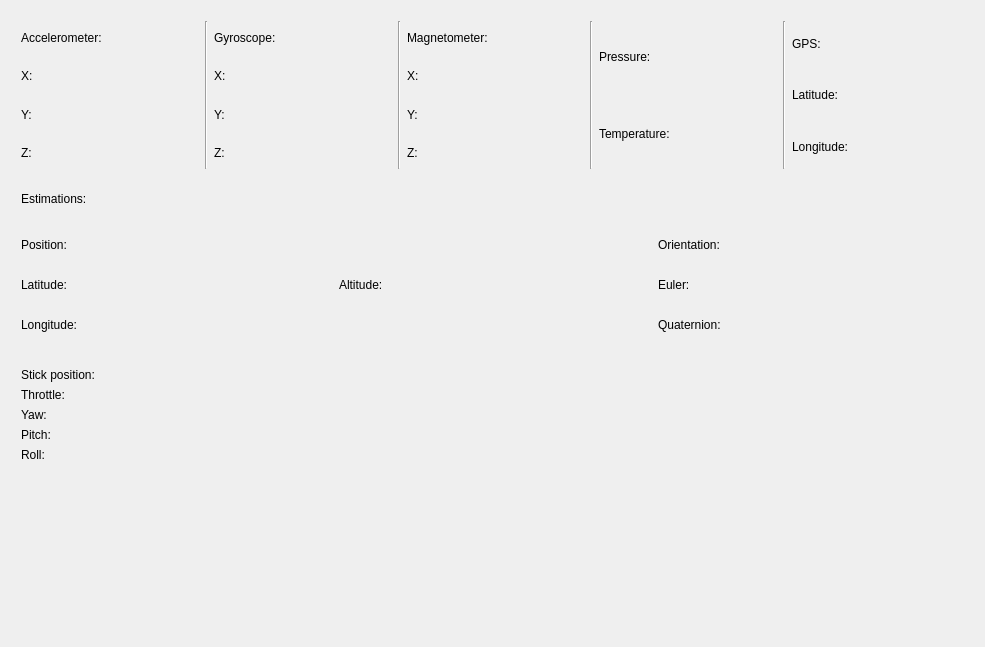
<?xml version="1.0" encoding="UTF-8"?>
<ui version="4.0">
 <class>Colibri</class>
 <widget class="QMainWindow" name="Colibri">
  <property name="geometry">
   <rect>
    <x>0</x>
    <y>0</y>
    <width>985</width>
    <height>647</height>
   </rect>
  </property>
  <property name="windowTitle">
   <string>Colibri</string>
  </property>
  <widget class="QWidget" name="centralWidget">
   <widget class="QWidget" name="verticalLayoutWidget">
    <property name="geometry">
     <rect>
      <x>0</x>
      <y>0</y>
      <width>991</width>
      <height>651</height>
     </rect>
    </property>
    <layout class="QVBoxLayout" name="verticalLayout" stretch="1,1,1,1">
     <item>
      <layout class="QHBoxLayout" name="horizontalLayout">
       <property name="leftMargin">
        <number>10</number>
       </property>
       <property name="topMargin">
        <number>10</number>
       </property>
       <property name="rightMargin">
        <number>10</number>
       </property>
       <property name="bottomMargin">
        <number>10</number>
       </property>
       <item>
        <layout class="QVBoxLayout" name="verticalLayout_3">
         <property name="sizeConstraint">
          <enum>QLayout::SetMaximumSize</enum>
         </property>
         <item>
          <widget class="QLabel" name="label_9">
           <property name="text">
            <string>Accelerometer:</string>
           </property>
          </widget>
         </item>
         <item>
          <widget class="QLabel" name="label_10">
           <property name="text">
            <string>X:</string>
           </property>
          </widget>
         </item>
         <item>
          <widget class="QLabel" name="label_12">
           <property name="text">
            <string>Y:</string>
           </property>
          </widget>
         </item>
         <item>
          <widget class="QLabel" name="label_11">
           <property name="text">
            <string>Z:</string>
           </property>
          </widget>
         </item>
        </layout>
       </item>
       <item>
        <widget class="Line" name="line_2">
         <property name="orientation">
          <enum>Qt::Vertical</enum>
         </property>
        </widget>
       </item>
       <item>
        <layout class="QVBoxLayout" name="verticalLayout_4">
         <item>
          <widget class="QLabel" name="label_5">
           <property name="text">
            <string>Gyroscope:</string>
           </property>
          </widget>
         </item>
         <item>
          <widget class="QLabel" name="label_6">
           <property name="text">
            <string>X:</string>
           </property>
          </widget>
         </item>
         <item>
          <widget class="QLabel" name="label_13">
           <property name="text">
            <string>Y:</string>
           </property>
          </widget>
         </item>
         <item>
          <widget class="QLabel" name="label_14">
           <property name="text">
            <string>Z:</string>
           </property>
          </widget>
         </item>
        </layout>
       </item>
       <item>
        <widget class="Line" name="line_3">
         <property name="orientation">
          <enum>Qt::Vertical</enum>
         </property>
        </widget>
       </item>
       <item>
        <layout class="QVBoxLayout" name="verticalLayout_5">
         <item>
          <widget class="QLabel" name="label_15">
           <property name="text">
            <string>Magnetometer:</string>
           </property>
          </widget>
         </item>
         <item>
          <widget class="QLabel" name="label_17">
           <property name="text">
            <string>X:</string>
           </property>
          </widget>
         </item>
         <item>
          <widget class="QLabel" name="label_18">
           <property name="text">
            <string>Y:</string>
           </property>
          </widget>
         </item>
         <item>
          <widget class="QLabel" name="label_16">
           <property name="text">
            <string>Z:</string>
           </property>
          </widget>
         </item>
        </layout>
       </item>
       <item>
        <widget class="Line" name="line_4">
         <property name="orientation">
          <enum>Qt::Vertical</enum>
         </property>
        </widget>
       </item>
       <item>
        <layout class="QVBoxLayout" name="verticalLayout_2">
         <item>
          <widget class="QLabel" name="label_7">
           <property name="text">
            <string>Pressure:</string>
           </property>
          </widget>
         </item>
         <item>
          <widget class="QLabel" name="label_8">
           <property name="text">
            <string>Temperature:</string>
           </property>
          </widget>
         </item>
        </layout>
       </item>
       <item>
        <widget class="Line" name="line_5">
         <property name="orientation">
          <enum>Qt::Vertical</enum>
         </property>
        </widget>
       </item>
       <item>
        <layout class="QVBoxLayout" name="verticalLayout_6">
         <item>
          <widget class="QLabel" name="label_4">
           <property name="text">
            <string>GPS:</string>
           </property>
          </widget>
         </item>
         <item>
          <widget class="QLabel" name="label_19">
           <property name="text">
            <string>Latitude:</string>
           </property>
          </widget>
         </item>
         <item>
          <widget class="QLabel" name="label_20">
           <property name="text">
            <string>Longitude:</string>
           </property>
          </widget>
         </item>
        </layout>
       </item>
      </layout>
     </item>
     <item>
      <layout class="QVBoxLayout" name="verticalLayout_7" stretch="1,5">
       <property name="leftMargin">
        <number>10</number>
       </property>
       <item>
        <widget class="QLabel" name="label">
         <property name="text">
          <string>Estimations:</string>
         </property>
        </widget>
       </item>
       <item>
        <layout class="QHBoxLayout" name="horizontalLayout_5">
         <property name="leftMargin">
          <number>0</number>
         </property>
         <property name="topMargin">
          <number>10</number>
         </property>
         <property name="rightMargin">
          <number>10</number>
         </property>
         <property name="bottomMargin">
          <number>10</number>
         </property>
         <item>
          <layout class="QVBoxLayout" name="verticalLayout_8">
           <item>
            <widget class="QLabel" name="label_2">
             <property name="text">
              <string>Position:</string>
             </property>
            </widget>
           </item>
           <item>
            <widget class="QLabel" name="label_3">
             <property name="text">
              <string>Latitude:</string>
             </property>
            </widget>
           </item>
           <item>
            <widget class="QLabel" name="label_21">
             <property name="text">
              <string>Longitude:</string>
             </property>
            </widget>
           </item>
          </layout>
         </item>
         <item>
          <layout class="QVBoxLayout" name="verticalLayout_9">
           <item>
            <widget class="QLabel" name="label_22">
             <property name="text">
              <string>Altitude:</string>
             </property>
            </widget>
           </item>
          </layout>
         </item>
         <item>
          <layout class="QVBoxLayout" name="verticalLayout_10">
           <item>
            <widget class="QLabel" name="label_23">
             <property name="text">
              <string>Orientation:</string>
             </property>
            </widget>
           </item>
           <item>
            <widget class="QLabel" name="label_24">
             <property name="text">
              <string>Euler:</string>
             </property>
            </widget>
           </item>
           <item>
            <widget class="QLabel" name="label_25">
             <property name="text">
              <string>Quaternion:</string>
             </property>
            </widget>
           </item>
          </layout>
         </item>
        </layout>
       </item>
      </layout>
     </item>
     <item>
      <layout class="QHBoxLayout" name="horizontalLayout_3">
       <property name="leftMargin">
        <number>10</number>
       </property>
       <property name="topMargin">
        <number>10</number>
       </property>
       <property name="rightMargin">
        <number>10</number>
       </property>
       <property name="bottomMargin">
        <number>10</number>
       </property>
       <item>
        <layout class="QVBoxLayout" name="verticalLayout_13">
         <item>
          <widget class="QLabel" name="label_26">
           <property name="text">
            <string>Stick position:</string>
           </property>
          </widget>
         </item>
         <item>
          <widget class="QLabel" name="label_27">
           <property name="text">
            <string>Throttle:</string>
           </property>
          </widget>
         </item>
         <item>
          <widget class="QLabel" name="label_28">
           <property name="text">
            <string>Yaw:</string>
           </property>
          </widget>
         </item>
         <item>
          <widget class="QLabel" name="label_29">
           <property name="text">
            <string>Pitch:</string>
           </property>
          </widget>
         </item>
         <item>
          <widget class="QLabel" name="label_30">
           <property name="text">
            <string>Roll:</string>
           </property>
          </widget>
         </item>
        </layout>
       </item>
       <item>
        <layout class="QVBoxLayout" name="verticalLayout_11"/>
       </item>
      </layout>
     </item>
     <item>
      <layout class="QHBoxLayout" name="horizontalLayout_2"/>
     </item>
    </layout>
   </widget>
  </widget>
 </widget>
 <layoutdefault spacing="6" margin="11"/>
 <resources/>
 <connections/>
</ui>
